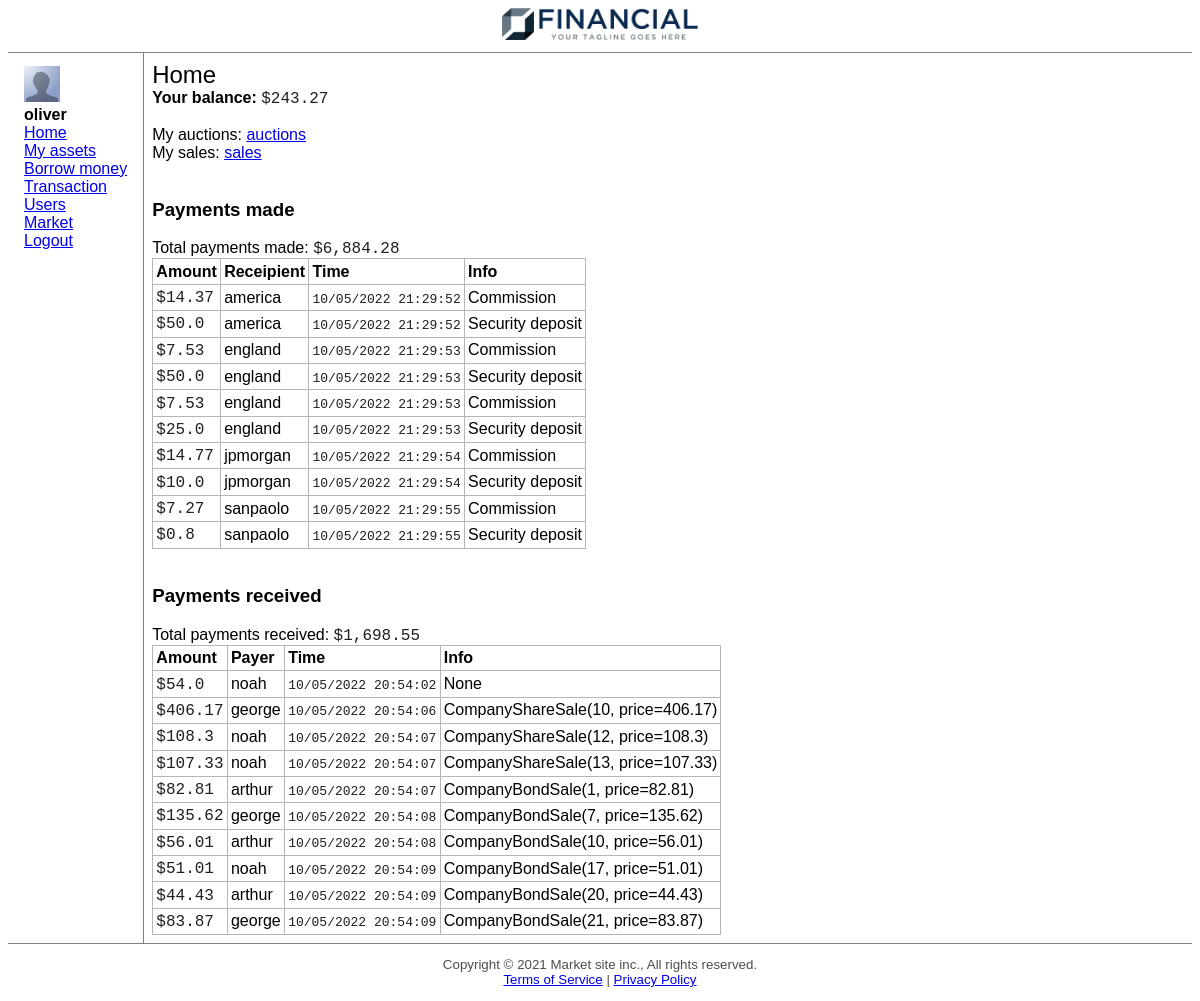
Before: /home (signed in) with the older database file.
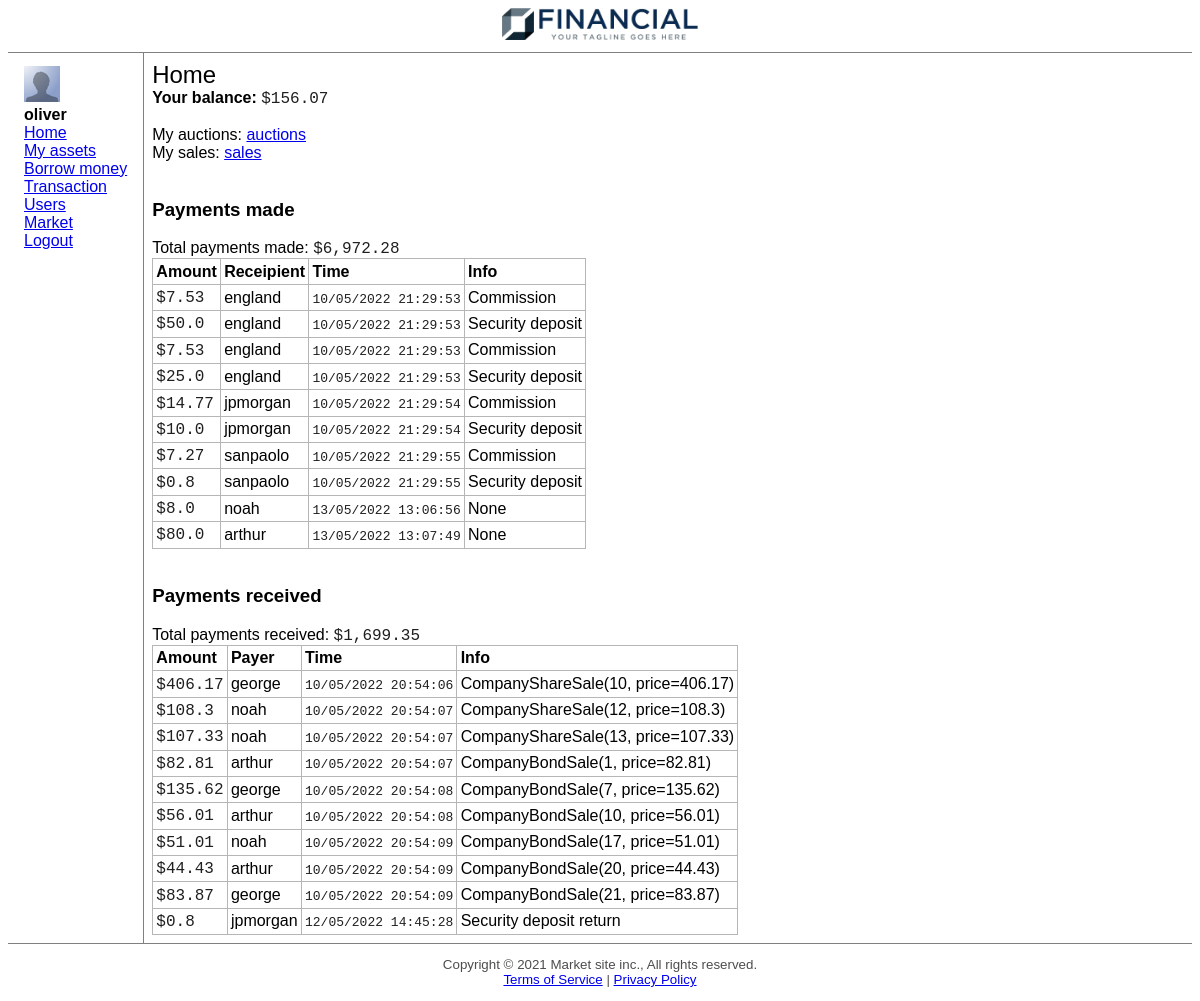
After: the same page with the newer database file.
### market_site/models.py (models this page shows, shortened)
class User(db.Model, UserMixin):
    __tablename__ = 'users'
    id = db.Column(db.Integer, primary_key=True)
    username = db.Column(db.String(80), unique=True, nullable=False)
    password = db.Column(db.String(120), nullable=False)
    email = db.Column(db.String(80), unique=True, nullable=True)
    full_name = db.Column(db.String(80), unique=False, nullable=True)
    last_login = db.Column(db.DateTime, nullable=True, default=datetime.now)
    type = db.Column(db.Integer, default=PHYSICAL_PERSON)
    company_id = db.Column(db.Integer, unique=True, nullable=True)      # only if the type==LEGAL_PERSON
    bank_id = db.Column(db.Integer, unique=True, nullable=True)      # only if the type==BANKER
    date_created = db.Column(db.DateTime, nullable=False, default=datetime.now)
    balance = db.Column(db.Float, nullable=False, default=0)
    bank_loans = db.relationship('BankLoan', backref='borrower', lazy=True)
    hard_assets = db.relationship('HardAsset', backref='owner', lazy=True)
    company_shares = db.relationship('CompanyShare', backref='owner', lazy=True)
    company_bonds = db.relationship('CompanyBond', backref='owner', lazy=True)
    total_payments_received = db.Column(db.Float, nullable=True, default=0)
    total_payments_made = db.Column(db.Float, nullable=True, default=0)
    def payments_received(self):
        return Transaction.query.filter_by(payee_id=self.id).all()
    def payments_made(self):
        return Transaction.query.filter_by(payer_id=self.id).all()

class Transaction(db.Model):
    __tablename__ = 'transactions'
    id = db.Column(db.Integer, primary_key=True)
    payer_id = db.Column(db.Integer, db.ForeignKey('users.id'))
    payer = db.relationship("User", foreign_keys=[payer_id])
    payee_id = db.Column(db.Integer, db.ForeignKey('users.id'))
    payee = db.relationship("User", foreign_keys=[payee_id])
    amount = db.Column(db.Float, nullable=False)
    time = db.Column(db.DateTime, nullable=True, default=datetime.now)
    info = db.Column(db.String(100), nullable=True)

### market_site/routes.py (the view)
@app.route('/')
@app.route('/home')
@login_required
def home():
	return render_template('home.html', title='Home')

### market_site/models.py (called while the page is built)
@login_manager.user_loader
def load_user(user_id):
    return User.query.get(int(user_id))

### market_site/templates/home.html
{% extends "layout.html" %}
{% block content %}
My auctions: <a href="/auctions/user/{{ current_user.id }}">auctions</a><br>
My sales: <a href="/sales/user/{{ current_user.id }}">sales</a><br>
<br>
<h3>Payments made</h3>
Total payments made: <span class="m">{{ '{:,.2f}'.format(current_user.total_payments_made) }}</span>
<table tb>
    <tr>
        <th>Amount</th>
        <th>Receipient</th>
        <th>Time</th>
        <th>Info</th>
    </tr>
    {% for payment in current_user.payments_made()[-10:] %}
        <tr>
            <td><span class="m">{{ payment.amount }}</span></td>
            <td>{{ payment.payee.username }}</td>
            <td><span class="t">{{ payment.time.strftime('%d/%m/%Y %H:%M:%S') }}</span> </td>
            <td>{{ payment.info }}</td>
        </tr>
    {% endfor %}
</table>
<br>
<h3>Payments received</h3>
Total payments received: <span class="m">{{ '{:,.2f}'.format(current_user.total_payments_received) }}</span>
<table tb>
    <tr>
        <th>Amount</th>
        <th>Payer</th>
        <th>Time</th>
        <th>Info</th>
    </tr>
    {% for payment in current_user.payments_received()[-10:] %}
        <tr>
            <td><span class="m">{{ payment.amount }}</span></td>
            <td>{{ payment.payer.username }}</td>
            <td><span class="t">{{ payment.time.strftime('%d/%m/%Y %H:%M:%S') }}</span> </td>
            <td>{{ payment.info }}</td>
        </tr>
    {% endfor %}
</table>
{% endblock %}

### market_site/templates/layout.html (shortened to what this page needs)
<!DOCTYPE html>
<html lang="en">
<head>
    <link rel="stylesheet" href="{{url_for('static', filename='css/style.css')}}">
    <link rel="stylesheet" href="{{url_for('static', filename='css/modal.css')}}">
    <link rel="stylesheet" href="{{url_for('static', filename='css/alert.css')}}">
    <link rel="stylesheet" href="{{url_for('static', filename='css/btn.css')}}">
    <link rel="stylesheet" href="{{url_for('static', filename='css/input.css')}}">
</head>
<body>
    <header>
        <img src="{{ url_for('static', filename='logos/logo1.1.png') }}" logo>
        <img src="{{ url_for('static', filename='logos/logo1.2.png') }}" logo>
    </header>
    <div main>
        {% if not not_show_nav %}
            <nav>
                <div>
                    <img src="{{ url_for('static', filename='logos/profile.png') }}" alt="">
                    <br>
                    <b>
                        {% if current_user.type == 0 %}
                            CEO of
                            <br>
                            {{ current_user.get_company().name }}
                        {% else %}
                            {{current_user.username}}
                        {% endif %}
                    </b>
                </div>
                <a href="/home">Home</a><br>
                <a href="/user_assets">My assets</a><br>
                <a href="/borrow">Borrow money</a><br>
                <a href="/transaction">Transaction</a><br>
                <a href="/users">Users</a><br>
                <a href="/market">Market</a><br>
                <a href="/logout">Logout</a><br>
            </nav>
        {% endif %}
        <div content>
            <div class="title">
                {% if title %}
                    {{title}}
                {% endif %}
            </div>
            {% if current_user.is_authenticated %}
                <b>Your balance:</b> <span class="m">{{ "{:,.2f}".format(current_user.balance) }}</span>
                <br>
                <br>
            {% endif %}
            {% block content %}
            {% endblock %}
        </div>
    </div>
    <footer>
		Copyright &copy; 2021 Market site inc., All rights reserved.
		<br>
		<a href="#">Terms of Service</a> | <a href="#">Privacy Policy</a>
	</footer>
</body>

Changed rows visible on the page:
no longer on this page (row unchanged): Transaction: amount "14.37", payee.username "america", time "10/05/2022 21:29:52", info "Commission", shown under "Payments made"
no longer on this page (row unchanged): Transaction: amount "50.0", payee.username "america", time "10/05/2022 21:29:52", info "Security deposit", shown under "Payments made"
no longer on this page (row unchanged): Transaction: amount "54.0", payer.username "noah", time "10/05/2022 20:54:02", info "None", shown under "Payments received"
changed User "oliver": balance "243.27" → "156.07"; total_payments_made "6,884.28" → "6,972.28"; total_payments_received "1,698.55" → "1,699.35"
added Transaction: amount "8.0", payee.username "noah", time "13/05/2022 13:06:56", info "None", shown under "Payments made"
added Transaction: amount "80.0", payee.username "arthur", time "13/05/2022 13:07:49", info "None", shown under "Payments made"
added Transaction: amount "0.8", payer.username "jpmorgan", time "12/05/2022 14:45:28", info "Security deposit return", shown under "Payments received"
